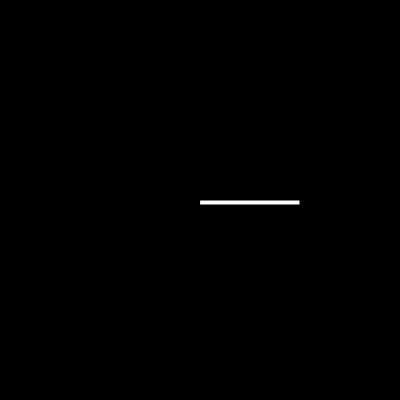
Frame 1 (no input)
Frame 60 (no input): identical to frame 1, image omitted
Frame 120 (the mouse pressed at the canvas centre since frame 60): identical to frame 1, image omitted

The p5.js sketch that drew this single still picture (run headless with seeded random() and noise() and a simulated clock; from frame 60 on, the mouse is pressed at the canvas centre):

// p5.js sketch
// ── sketch.js
function setup() {
  createCanvas(400, 400);
}

function draw() {
  background(0);
  fill(255);
  rect(width/2,height/2,100,5);
}
